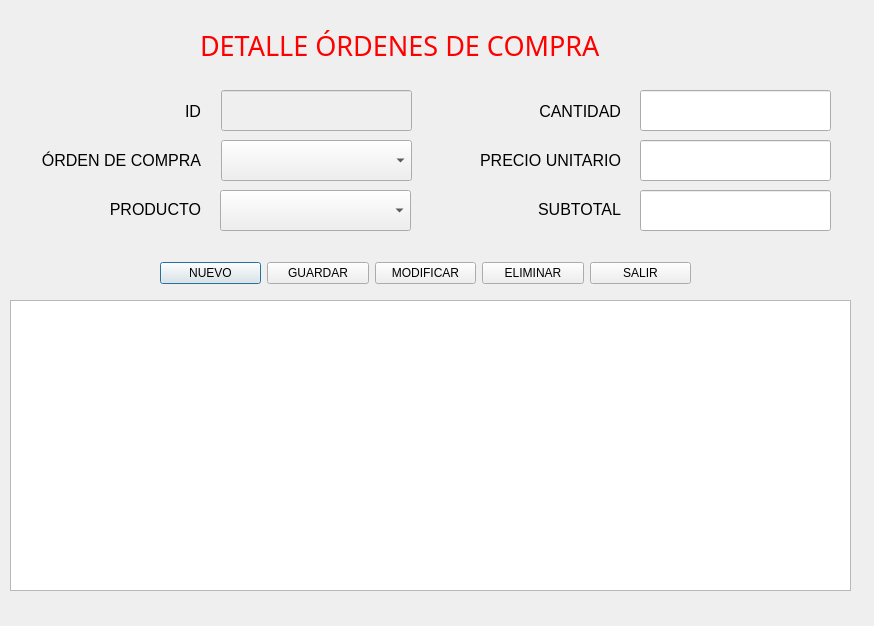
<?xml version="1.0" encoding="UTF-8"?>
<ui version="4.0">
 <class>Detalleordenescompra</class>
 <widget class="QDialog" name="Detalleordenescompra">
  <property name="geometry">
   <rect>
    <x>0</x>
    <y>0</y>
    <width>874</width>
    <height>626</height>
   </rect>
  </property>
  <property name="windowTitle">
   <string>Detalle Órdenes de Compra</string>
  </property>
  <widget class="QTableView" name="tablaDetalleOrdenesCompra">
   <property name="geometry">
    <rect>
     <x>10</x>
     <y>300</y>
     <width>841</width>
     <height>291</height>
    </rect>
   </property>
  </widget>
  <widget class="QLineEdit" name="txtID">
   <property name="enabled">
    <bool>false</bool>
   </property>
   <property name="geometry">
    <rect>
     <x>221</x>
     <y>90</y>
     <width>191</width>
     <height>41</height>
    </rect>
   </property>
  </widget>
  <widget class="QLineEdit" name="txtPrecioUnitario">
   <property name="geometry">
    <rect>
     <x>640</x>
     <y>140</y>
     <width>191</width>
     <height>41</height>
    </rect>
   </property>
  </widget>
  <widget class="QWidget" name="layoutWidget">
   <property name="geometry">
    <rect>
     <x>10</x>
     <y>90</y>
     <width>191</width>
     <height>141</height>
    </rect>
   </property>
   <layout class="QVBoxLayout" name="_2">
    <item>
     <widget class="QLabel" name="labelID">
      <property name="font">
       <font>
        <family>Segoe UI</family>
        <pointsize>12</pointsize>
       </font>
      </property>
      <property name="text">
       <string>ID</string>
      </property>
      <property name="alignment">
       <set>Qt::AlignmentFlag::AlignRight|Qt::AlignmentFlag::AlignTrailing|Qt::AlignmentFlag::AlignVCenter</set>
      </property>
     </widget>
    </item>
    <item>
     <widget class="QLabel" name="labelOrdenCompra">
      <property name="font">
       <font>
        <family>Segoe UI</family>
        <pointsize>12</pointsize>
       </font>
      </property>
      <property name="text">
       <string>ÓRDEN DE COMPRA</string>
      </property>
      <property name="alignment">
       <set>Qt::AlignmentFlag::AlignRight|Qt::AlignmentFlag::AlignTrailing|Qt::AlignmentFlag::AlignVCenter</set>
      </property>
     </widget>
    </item>
    <item>
     <widget class="QLabel" name="labelProducto">
      <property name="font">
       <font>
        <pointsize>12</pointsize>
       </font>
      </property>
      <property name="text">
       <string>PRODUCTO</string>
      </property>
      <property name="alignment">
       <set>Qt::AlignmentFlag::AlignRight|Qt::AlignmentFlag::AlignTrailing|Qt::AlignmentFlag::AlignVCenter</set>
      </property>
     </widget>
    </item>
   </layout>
  </widget>
  <widget class="QWidget" name="layoutWidget_3">
   <property name="geometry">
    <rect>
     <x>430</x>
     <y>90</y>
     <width>191</width>
     <height>141</height>
    </rect>
   </property>
   <layout class="QVBoxLayout" name="_3">
    <item>
     <widget class="QLabel" name="labelCantidad">
      <property name="font">
       <font>
        <pointsize>12</pointsize>
       </font>
      </property>
      <property name="text">
       <string>CANTIDAD</string>
      </property>
      <property name="alignment">
       <set>Qt::AlignmentFlag::AlignRight|Qt::AlignmentFlag::AlignTrailing|Qt::AlignmentFlag::AlignVCenter</set>
      </property>
     </widget>
    </item>
    <item>
     <widget class="QLabel" name="labelPrecioUnitario">
      <property name="font">
       <font>
        <family>Segoe UI</family>
        <pointsize>12</pointsize>
       </font>
      </property>
      <property name="text">
       <string>PRECIO UNITARIO</string>
      </property>
      <property name="alignment">
       <set>Qt::AlignmentFlag::AlignRight|Qt::AlignmentFlag::AlignTrailing|Qt::AlignmentFlag::AlignVCenter</set>
      </property>
     </widget>
    </item>
    <item>
     <widget class="QLabel" name="labelSubtotal">
      <property name="font">
       <font>
        <pointsize>12</pointsize>
       </font>
      </property>
      <property name="text">
       <string>SUBTOTAL</string>
      </property>
      <property name="alignment">
       <set>Qt::AlignmentFlag::AlignRight|Qt::AlignmentFlag::AlignTrailing|Qt::AlignmentFlag::AlignVCenter</set>
      </property>
     </widget>
    </item>
   </layout>
  </widget>
  <widget class="QLabel" name="label">
   <property name="geometry">
    <rect>
     <x>200</x>
     <y>30</y>
     <width>441</width>
     <height>31</height>
    </rect>
   </property>
   <property name="font">
    <font>
     <family>MV Boli</family>
     <pointsize>20</pointsize>
     <underline>false</underline>
    </font>
   </property>
   <property name="styleSheet">
    <string notr="true">color: rgb(255, 0, 0);</string>
   </property>
   <property name="text">
    <string>DETALLE ÓRDENES DE COMPRA</string>
   </property>
   <property name="textFormat">
    <enum>Qt::TextFormat::AutoText</enum>
   </property>
  </widget>
  <widget class="QLineEdit" name="txtCantidad">
   <property name="geometry">
    <rect>
     <x>640</x>
     <y>90</y>
     <width>191</width>
     <height>41</height>
    </rect>
   </property>
  </widget>
  <widget class="QComboBox" name="cbOrdenCompra">
   <property name="geometry">
    <rect>
     <x>221</x>
     <y>140</y>
     <width>191</width>
     <height>41</height>
    </rect>
   </property>
  </widget>
  <widget class="QLineEdit" name="txtSubtotal">
   <property name="geometry">
    <rect>
     <x>640</x>
     <y>190</y>
     <width>191</width>
     <height>41</height>
    </rect>
   </property>
  </widget>
  <widget class="QWidget" name="layoutWidget_2">
   <property name="geometry">
    <rect>
     <x>160</x>
     <y>260</y>
     <width>531</width>
     <height>26</height>
    </rect>
   </property>
   <layout class="QHBoxLayout" name="horizontalLayout">
    <item>
     <widget class="QPushButton" name="btnNuevo">
      <property name="text">
       <string>NUEVO</string>
      </property>
      <property name="icon">
       <iconset theme="QIcon::ThemeIcon::FolderNew"/>
      </property>
     </widget>
    </item>
    <item>
     <widget class="QPushButton" name="btnGuardar">
      <property name="text">
       <string>GUARDAR</string>
      </property>
      <property name="icon">
       <iconset theme="QIcon::ThemeIcon::DocumentSave"/>
      </property>
     </widget>
    </item>
    <item>
     <widget class="QPushButton" name="btnModificar">
      <property name="text">
       <string>MODIFICAR</string>
      </property>
      <property name="icon">
       <iconset theme="QIcon::ThemeIcon::MailMessageNew"/>
      </property>
     </widget>
    </item>
    <item>
     <widget class="QPushButton" name="btnEliminar">
      <property name="text">
       <string>ELIMINAR</string>
      </property>
      <property name="icon">
       <iconset theme="QIcon::ThemeIcon::ApplicationExit"/>
      </property>
     </widget>
    </item>
    <item>
     <widget class="QPushButton" name="btnSalir">
      <property name="text">
       <string>SALIR</string>
      </property>
      <property name="icon">
       <iconset theme="QIcon::ThemeIcon::SystemLogOut"/>
      </property>
     </widget>
    </item>
   </layout>
  </widget>
  <widget class="QComboBox" name="cbProducto">
   <property name="geometry">
    <rect>
     <x>220</x>
     <y>190</y>
     <width>191</width>
     <height>41</height>
    </rect>
   </property>
  </widget>
 </widget>
 <resources/>
 <connections/>
</ui>
